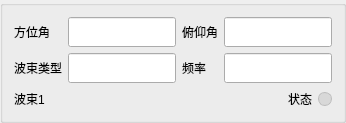
           <widget class="QGroupBox" name="grpWaveFeedback1">
            <property name="title">
             <string/>
            </property>
            <layout class="QVBoxLayout" name="layoutWaveFeedback1">
             <property name="spacing">
              <number>6</number>
             </property>
             <item>
              <layout class="QGridLayout" name="layoutWaveFeedbackForm1">
               <item row="0" column="0">
                <widget class="QLabel" name="lblFeedbackAzimuth1">
                 <property name="text">
                  <string>方位角</string>
                 </property>
                </widget>
               </item>
               <item row="0" column="1">
                <widget class="QLineEdit" name="leFeedbackAzimuth1">
                 <property name="minimumSize">
                  <size>
                   <width>50</width>
                   <height>30</height>
                  </size>
                 </property>
                </widget>
               </item>
               <item row="0" column="2">
                <widget class="QLabel" name="lblFeedbackPitch1">
                 <property name="text">
                  <string>俯仰角</string>
                 </property>
                </widget>
               </item>
               <item row="0" column="3">
                <widget class="QLineEdit" name="leFeedbackPitch1">
                 <property name="minimumSize">
                  <size>
                   <width>50</width>
                   <height>30</height>
                  </size>
                 </property>
                </widget>
               </item>
               <item row="1" column="0">
                <widget class="QLabel" name="lblFeedbackBeamType1">
                 <property name="text">
                  <string>波束类型</string>
                 </property>
                </widget>
               </item>
               <item row="1" column="1">
                <widget class="QLineEdit" name="leFeedbackBeamType1">
                 <property name="minimumSize">
                  <size>
                   <width>50</width>
                   <height>30</height>
                  </size>
                 </property>
                </widget>
               </item>
               <item row="1" column="2">
                <widget class="QLabel" name="lblFeedbackFreq1">
                 <property name="text">
                  <string>频率</string>
                 </property>
                </widget>
               </item>
               <item row="1" column="3">
                <widget class="QLineEdit" name="leFeedbackFreq1">
                 <property name="minimumSize">
                  <size>
                   <width>50</width>
                   <height>30</height>
                  </size>
                 </property>
                </widget>
               </item>
              </layout>
             </item>
             <item>
              <layout class="QHBoxLayout" name="layoutWaveFeedbackStatus1">
               <item>
                <widget class="QLabel" name="lblFeedbackBeam1">
                 <property name="text">
                  <string>波束1</string>
                 </property>
                </widget>
               </item>
               <item>
                <spacer name="spacerFeedback1">
                 <property name="orientation">
                  <enum>Qt::Horizontal</enum>
                 </property>
                 <property name="sizeHint" stdset="0">
                  <size>
                   <width>20</width>
                   <height>20</height>
                  </size>
                 </property>
                </spacer>
               </item>
               <item>
                <widget class="QLabel" name="lblFeedbackStatus1">
                 <property name="text">
                  <string>状态</string>
                 </property>
                </widget>
               </item>
               <item>
                <widget class="QLabel" name="indicatorFeedbackStatus1">
                 <property name="minimumSize">
                  <size>
                   <width>14</width>
                   <height>14</height>
                  </size>
                 </property>
                 <property name="maximumSize">
                  <size>
                   <width>14</width>
                   <height>14</height>
                  </size>
                 </property>
                 <property name="styleSheet">
                  <string notr="true">background:#d8d8d8;border:1px solid #bdbdbd;border-radius:7px;</string>
                 </property>
                 <property name="text">
                  <string/>
                 </property>
                </widget>
               </item>
              </layout>
             </item>
            </layout>
           </widget>
